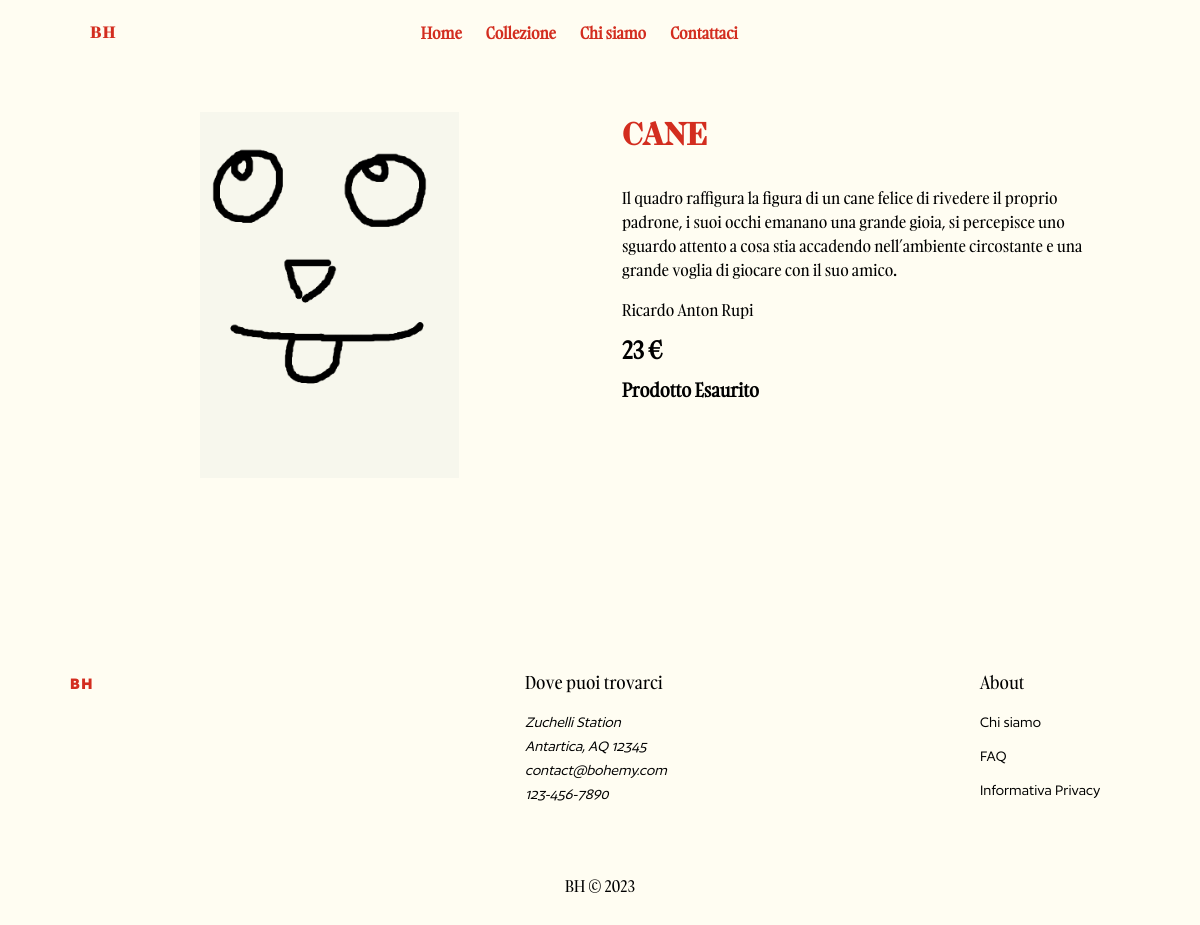
Before: /product.php?nome=cane with the older database file.
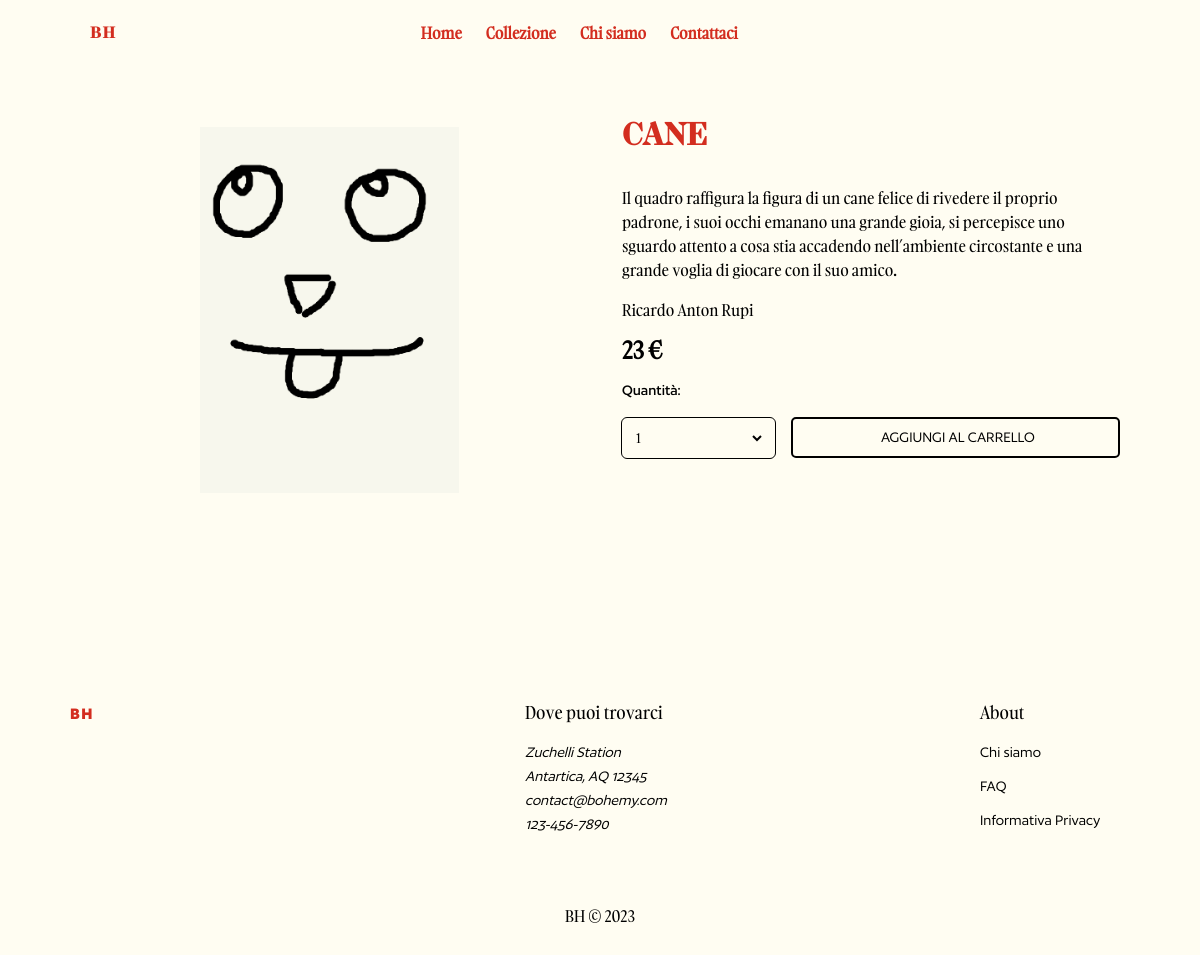
After: the same page with the newer database file.
### tables this page shows
CREATE TABLE `disegni` (
  `nome` varchar(40) NOT NULL,
  `disegno` varchar(40),
  `descrizione` text,
  `autore` varchar(40),
  `prezzo` int,
  `quantita` int,
  PRIMARY KEY(nome)
);

### php/db.php (called while the page is built, shortened)
<?php
    class db {
        private static $host;
        private static $username;
        private static $password;
        private static $dbname;
        private static function connect($host = "mysql-db", $username = "user", $password = "test", $dbname = "test_database") {
            try {
                self::$host = $host;
                self::$username = $username;
                self::$password = $password;
                self::$dbname = $dbname;
                $mysqli = new mysqli(self::$host, self::$username, self::$password, self::$dbname);
                return $mysqli;
            } catch (Exception $e) {
                server_error();
            }
        }
        public static function run_query($query, ...$params) {
            $mysqli = self::connect();
            $stmt = $mysqli->prepare($query);
            if (count($params) > 0) {
                $stmt -> bind_param(str_repeat("s", count($params)), ...$params);
            }
            $stmt->execute();
            $result = $stmt->get_result();
            $result = $result->fetch_all(MYSQLI_ASSOC);
            return $result;
        }
    }
?>

### php/drawing.php (called while the page is built, shortened)
<?php
    require_once("db.php");
    function get_drawing($nome) {
        return db::run_query("SELECT * FROM disegni WHERE nome = ?", $nome);
    }
?>

### product.php (the view, shortened to what this page needs)
<?php
    require_once("php/drawing.php");
    $title = "Prodotto - BOHEMY";
    $description = "Visualizza il prodotto in dettaglio";
    $keywords = "";
    include "./php/template/header.php";
    $DOM = file_get_contents('./html/product.html');
    $prodotto_esaurito = file_get_contents('./html/template/prodotto_esaurito.html');
    $bottone_carrello = file_get_contents('./html/template/bottone_aggiungi_car.html');
    if(isset($_GET)) {
        $nome = $_GET["nome"];
        $row = get_drawing($nome);
        $DOM = str_replace("",  "./images/immagini/" . $row[0]["disegno"], $DOM);
        $DOM = str_replace("", $row[0]["nome"], $DOM);
        $DOM = str_replace("", $row[0]["prezzo"] . " €", $DOM);
        $DOM = str_replace("", $row[0]["descrizione"], $DOM);
        $DOM = str_replace("", $row[0]["autore"], $DOM);
        if($row[0]["quantita"] < 1) {
            $DOM = str_replace("", $prodotto_esaurito, $DOM);
        } else {
            for($i=1;$i<$row[0]["quantita"] + 1;$i++) {
                $bottone_carrello = str_replace("", '<option value="'. $i . '">' . $i . '</option>\n', $bottone_carrello);
            }
            $DOM = str_replace("", $bottone_carrello, $DOM);
        }
    }
    echo ($DOM);
    include "./php/template/footer.php";
?>

### php/template/header.php (shortened to what this page needs)
<?php
    $DOM = file_get_contents("html/template/header.html");
    $DOM = str_replace("", $title, $DOM);
    $DOM = str_replace("", $description, $DOM);
    $DOM = str_replace("'", $keywords, $DOM);
    $numCarrello = count($_SESSION["cart"]);
    if($numCarrello == 0) {
        $DOM = str_replace('data-badge=""', "", $DOM);
    } else {
        $DOM = str_replace('data-badge=""', 'data-badge="' . $numCarrello . '"', $DOM);
    }
    echo($DOM);
?>

### php/template/footer.php
<?php
    $DOM = file_get_contents("html/template/footer.html");
    echo ($DOM);
?>

Changed rows visible on the page:
changed disegni: DOM "…Anton Rupi 23 € Prodotto Esaurito" → "…Anton Rupi 23 €"
Other visible differences:
form field quantity: (not shown) → "1"
text now shown: "Quantità: AGGIUNGI AL CARRELLO"
